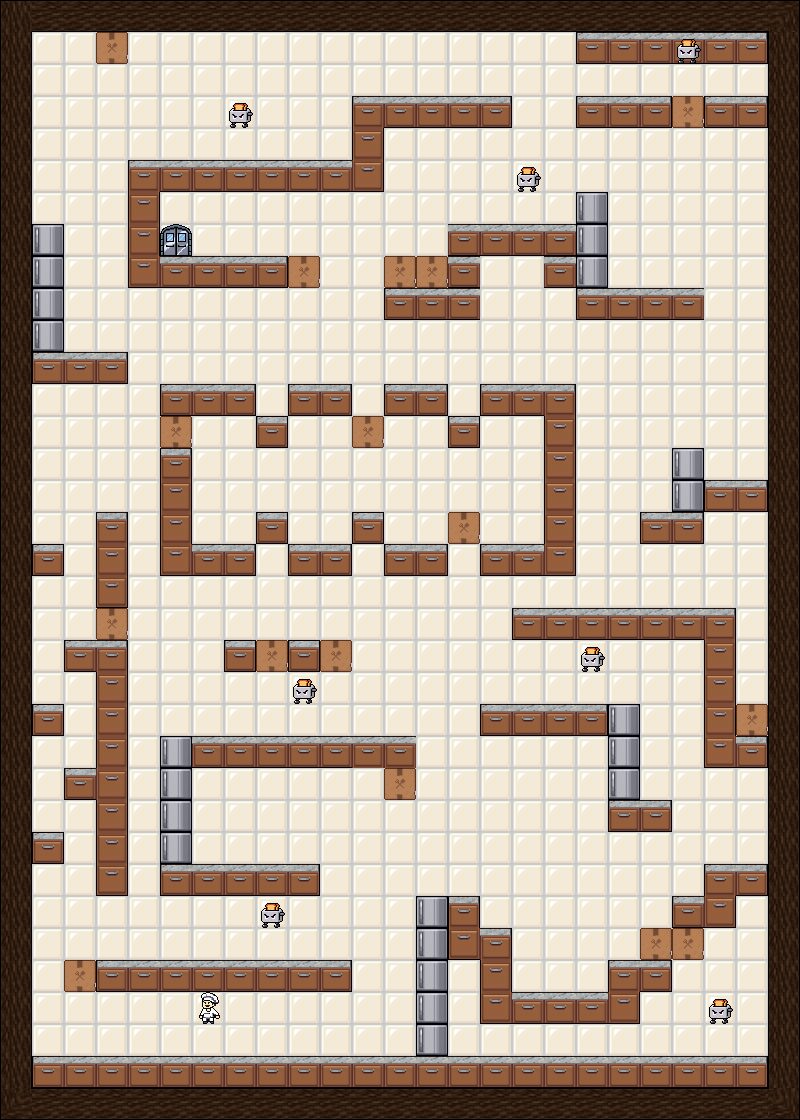

Tiled map render using the project's own tile images. Description and the whole map definition, tile-layer contents included, below:
An orthogonal 25x35 tile map with 32x32 px tiles, 2 tile layers (Static, Dynamic), 2 tilesets.

<map version="1.10" tiledversion="1.12.2" orientation="orthogonal" renderorder="right-down" width="25" height="35" tilewidth="32" tileheight="32" infinite="0" nextlayerid="4" nextobjectid="1">
 <editorsettings>
  <export target="1-2.csv" format="csv" />
 </editorsettings>
 <tileset firstgid="1" source="kitchen.tsx" />
 <tileset firstgid="65" source="objects.tsx" />
 <layer id="1" name="Static" width="25" height="35">
  <data encoding="csv">
5,6,6,6,6,6,6,6,6,6,6,6,6,6,6,6,6,6,6,6,6,6,6,6,7,
13,4,4,4,4,4,4,4,4,4,4,4,4,4,4,4,4,4,1,2,2,2,2,3,13,
13,4,4,4,4,4,4,4,4,4,4,4,4,4,4,4,4,4,4,4,4,4,4,4,13,
13,4,4,4,4,4,4,4,4,4,4,9,2,2,2,3,4,4,1,2,3,4,1,3,13,
13,4,4,4,4,4,4,4,4,4,4,16,4,4,4,4,4,4,4,4,4,4,4,4,13,
13,4,4,4,9,2,2,2,2,2,2,27,4,4,4,4,4,4,4,4,4,4,4,4,13,
13,4,4,4,16,4,4,4,4,4,4,4,4,4,4,4,4,4,20,4,4,4,4,4,13,
13,20,4,4,16,4,4,4,4,4,4,4,4,4,2,2,2,2,20,4,4,4,4,4,13,
13,20,4,4,25,2,2,2,3,4,4,4,4,4,2,4,4,2,20,4,4,4,4,4,13,
13,20,4,4,4,4,4,4,4,4,4,4,1,2,2,4,4,4,1,2,2,2,4,4,13,
13,20,4,4,4,4,4,4,4,4,4,4,4,4,4,4,4,4,4,4,4,4,4,4,13,
13,1,2,3,4,4,4,4,4,4,4,4,4,4,4,4,4,4,4,4,4,4,4,4,13,
13,4,4,4,4,1,2,3,4,1,3,4,1,3,4,1,2,11,4,4,4,4,4,4,13,
13,4,4,4,4,4,4,4,21,4,4,4,4,4,21,4,4,16,4,4,4,4,4,4,13,
13,4,4,4,4,8,4,4,4,4,4,4,4,4,4,4,4,16,4,4,4,20,4,4,13,
13,4,4,4,4,16,4,4,4,4,4,4,4,4,4,4,4,16,4,4,4,20,1,3,13,
13,4,4,8,4,16,4,4,21,4,4,21,4,4,4,4,4,16,4,4,1,3,4,4,13,
13,21,4,16,4,25,2,3,4,1,3,4,1,3,4,1,2,27,4,4,4,4,4,4,13,
13,4,4,24,4,4,4,4,4,4,4,4,4,4,4,4,4,4,4,4,4,4,4,4,13,
13,4,4,4,4,4,4,4,4,4,4,4,4,4,4,4,1,2,2,2,2,2,11,4,13,
13,4,1,11,4,4,4,21,4,21,4,4,4,4,4,4,4,4,4,4,4,4,16,4,13,
13,4,4,16,4,4,4,4,4,4,4,4,4,4,4,4,4,4,4,4,4,4,16,4,13,
13,21,4,16,4,4,4,4,4,4,4,4,4,4,4,1,2,2,3,20,4,4,16,4,13,
13,4,4,16,4,20,2,2,2,2,2,10,10,4,4,4,4,4,4,20,4,4,25,3,13,
13,4,1,19,4,20,4,4,4,4,4,4,4,4,4,4,4,4,4,20,4,4,4,4,13,
13,4,4,16,4,20,4,4,4,4,4,4,4,4,4,4,4,4,4,1,3,4,4,4,13,
13,21,4,16,4,20,4,4,4,4,4,4,4,4,4,4,4,4,4,4,4,4,4,4,13,
13,4,4,24,4,1,2,2,2,3,4,4,4,4,4,4,4,4,4,4,4,4,9,3,13,
13,4,4,4,4,4,4,4,4,4,4,4,4,20,8,4,4,4,4,4,4,1,27,4,13,
13,4,4,4,4,4,4,4,4,4,4,4,4,20,25,11,4,4,4,4,4,4,4,4,13,
13,4,4,1,2,2,2,2,2,2,3,4,4,20,4,16,4,4,4,9,3,4,4,4,13,
13,4,4,4,4,4,4,4,4,4,4,4,4,20,4,25,2,2,2,27,4,4,4,4,13,
13,4,4,4,4,4,4,4,4,4,4,4,4,20,4,4,4,4,4,4,4,4,4,4,13,
13,1,2,2,2,2,2,2,2,2,2,2,2,2,2,2,2,2,2,2,2,2,2,3,13,
14,6,6,6,6,6,6,6,6,6,6,6,6,6,6,6,6,6,6,6,6,6,6,6,15
</data>
 </layer>
 <layer id="3" name="Dynamic" width="25" height="35">
  <data encoding="csv">
0,0,0,0,0,0,0,0,0,0,0,0,0,0,0,0,0,0,0,0,0,0,0,0,0,
0,0,0,12,0,0,0,0,0,0,0,0,0,0,0,0,0,0,0,0,0,68,0,0,0,
0,0,0,0,0,0,0,0,0,0,0,0,0,0,0,0,0,0,0,0,0,0,0,0,0,
0,0,0,0,0,0,0,68,0,0,0,0,0,0,0,0,0,0,0,0,0,12,0,0,0,
0,0,0,0,0,0,0,0,0,0,0,0,0,0,0,0,0,0,0,0,0,0,0,0,0,
0,0,0,0,0,0,0,0,0,0,0,0,0,0,0,0,68,0,0,0,0,0,0,0,0,
0,0,0,0,0,0,0,0,0,0,0,0,0,0,0,0,0,0,0,0,0,0,0,0,0,
0,0,0,0,0,22,0,0,0,0,0,0,0,0,0,0,0,0,0,0,0,0,0,0,0,
0,0,0,0,0,0,0,0,0,12,0,0,12,12,0,0,0,0,0,0,0,0,0,0,0,
0,0,0,0,0,0,0,0,0,0,0,0,0,0,0,0,0,0,0,0,0,0,0,0,0,
0,0,0,0,0,0,0,0,0,0,0,0,0,0,0,0,0,0,0,0,0,0,0,0,0,
0,0,0,0,0,0,0,0,0,0,0,0,0,0,0,0,0,0,0,0,0,0,0,0,0,
0,0,0,0,0,0,0,0,0,0,0,0,0,0,0,0,0,0,0,0,0,0,0,0,0,
0,0,0,0,0,12,0,0,0,0,0,12,0,0,0,0,0,0,0,0,0,0,0,0,0,
0,0,0,0,0,0,0,0,0,0,0,0,0,0,0,0,0,0,0,0,0,0,0,0,0,
0,0,0,0,0,0,0,0,0,0,0,0,0,0,0,0,0,0,0,0,0,0,0,0,0,
0,0,0,0,0,0,0,0,0,0,0,0,0,0,12,0,0,0,0,0,0,0,0,0,0,
0,0,0,0,0,0,0,0,0,0,0,0,0,0,0,0,0,0,0,0,0,0,0,0,0,
0,0,0,0,0,0,0,0,0,0,0,0,0,0,0,0,0,0,0,0,0,0,0,0,0,
0,0,0,12,0,0,0,0,0,0,0,0,0,0,0,0,0,0,0,0,0,0,0,0,0,
0,0,0,0,0,0,0,0,12,0,12,0,0,0,0,0,0,0,68,0,0,0,0,0,0,
0,0,0,0,0,0,0,0,0,68,0,0,0,0,0,0,0,0,0,0,0,0,0,0,0,
0,0,0,0,0,0,0,0,0,0,0,0,0,0,0,0,0,0,0,0,0,0,0,12,0,
0,0,0,0,0,0,0,0,0,0,0,0,0,0,0,0,0,0,0,0,0,0,0,0,0,
0,0,0,0,0,0,0,0,0,0,0,0,12,0,0,0,0,0,0,0,0,0,0,0,0,
0,0,0,0,0,0,0,0,0,0,0,0,0,0,0,0,0,0,0,0,0,0,0,0,0,
0,0,0,0,0,0,0,0,0,0,0,0,0,0,0,0,0,0,0,0,0,0,0,0,0,
0,0,0,0,0,0,0,0,0,0,0,0,0,0,0,0,0,0,0,0,0,0,0,0,0,
0,0,0,0,0,0,0,0,68,0,0,0,0,0,0,0,0,0,0,0,0,0,0,0,0,
0,0,0,0,0,0,0,0,0,0,0,0,0,0,0,0,0,0,0,0,12,12,0,0,0,
0,0,12,0,0,0,0,0,0,0,0,0,0,0,0,0,0,0,0,0,0,0,0,0,0,
0,0,0,0,0,0,67,0,0,0,0,0,0,0,0,0,0,0,0,0,0,0,68,0,0,
0,0,0,0,0,0,0,0,0,0,0,0,0,0,0,0,0,0,0,0,0,0,0,0,0,
0,0,0,0,0,0,0,0,0,0,0,0,0,0,0,0,0,0,0,0,0,0,0,0,0,
0,0,0,0,0,0,0,0,0,0,0,0,0,0,0,0,0,0,0,0,0,0,0,0,0
</data>
 </layer>
</map>
